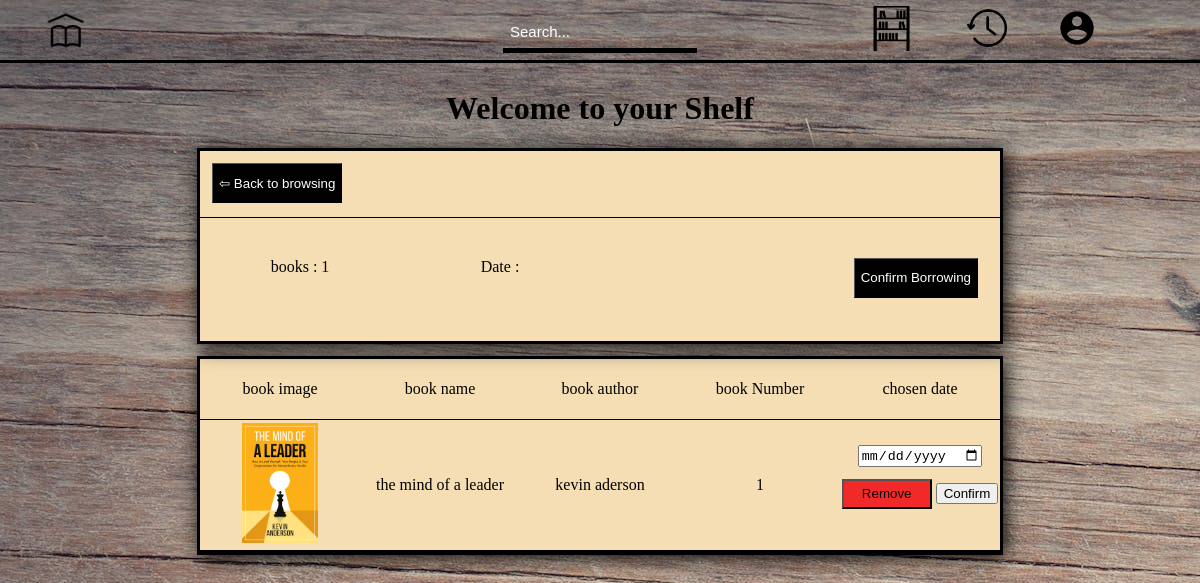
Before: /pages/myshelf/ (signed in) with the older database file.
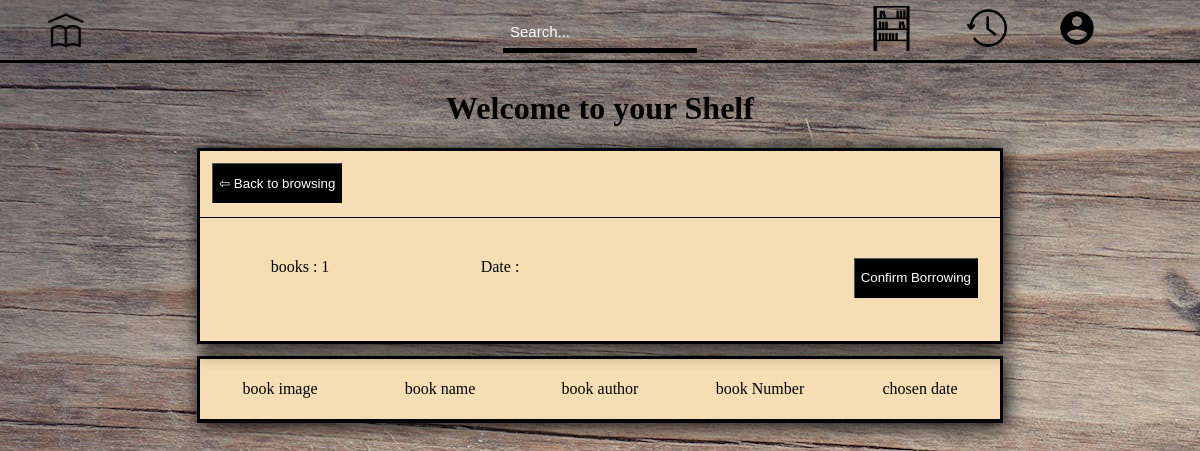
After: the same page with the newer database file.
### library/models.py (models this page shows, shortened)
class EmpruntItem(models.Model):
  book = models.ForeignKey(Book, on_delete=models.SET_NULL, blank=True, null=True)
  emprunt = models.ForeignKey(Emprunt, on_delete=models.SET_NULL, blank=True, null=True)
  date_added = models.DateTimeField(auto_now_add=True)
  quantity = models.IntegerField(default=0, null=True, blank=True)

class Book(models.Model):
  title = models.CharField(max_length=30, null=True)
  author = models.CharField(max_length=30, null=True)
  category = models.CharField(max_length=30, null=True)
  ISBN = models.CharField(max_length=30, null=True)
  status = models.CharField(max_length=30, null=True)
  image = models.ImageField(null=True, blank=True)
  @property
  def imageURL(self):
    try:
        url = self.image.url
    except:
        url = ''
    return url

### library/views.py (the view)
# urls.py: path('myshelf/',views.shelf, name='myshelf'),
@login_required(login_url='login')
def shelf(request):
    if request.user.is_authenticated:
        customer = request.user.customer
        emprunt, created = Emprunt.objects.get_or_create(customer=customer, complete=False)
        items = emprunt.empruntitem_set.all()
    else:
        items =[]
        emprunt = {'addy': False}
    context = {'items':items, 'emprunt': emprunt}
    return render(request,'library/html/myshelf.html', context)

### library/templates/library/html/myshelf.html (shortened to what this page needs)
<!DOCTYPE html>
<html lang="en">
<head>
  {% load static%}
    <link rel="stylesheet" href="{% static 'css/myshelf.css'%}">
    <link rel="stylesheet" href="{% static 'css/home.css'%}">
</head>
<body>
  <div class="header">
    <div class="homebutton">
      <div class="homebutton2"><a class="try"  href="{% url 'home'%}"><img class="home-image" src="{% static 'images/home.png' %}" alt=""></a></div>
    </div>
    <div class="headersearch">
      <input class="headerinput" placeholder="Search..." type="text" name="" id="">
    </div>
    <div class="headeritems">
      <div class="headeritemelement"><a class="try" href="{% url 'myshelf' %}"><img class="shelf-image" src="{% static 'images/shelf.jpeg'%}" alt=""></a></div>
      <div class="headeritemelement"><a class="try" href="{% url 'history' %}"><img class="history-image" src="{% static 'images/history.png' %}" alt=""></a></div>
      <div class="headeritemelement"><a class="try" href="{% url 'account' %}"><img class="account-image" src="{% static 'images/account.png' %}" alt=""></a></div>
    </div>
  </div>
  <div class="upper-part">
    <h1> Welcome to your Shelf</h1>
  </div>
  <div class="the-shelf-content">
    <div class="container-1">
      <div class="wherethereturnis">
        <a href="{% url 'home' %}"><button class="back-to-browsing-button">⇦ Back to browsing</button></a>
      </div>
      <div class="wherethebooksare">
        <div class="state">books : 1 </div>
        <div class="state">Date : </div>
        <div class="state"><a href="{% url 'confirmation' %}"><button onclick="
          clearshelf();
        " class="confirm-button clear-shelf">Confirm Borrowing</button></a></div>
      </div>
    </div>
    <div class="container-2">
      <div class="container-2-elements">
        <div>book image</div>
        <div>book name</div>
        <div>book author</div>
        <div>book Number</div>
        <div>chosen date</div>
      </div>
      <div class="container-items">
        {% for item in items %}
        <div class="container-2-placement itemstoempty">
          <div><img class="check-img" src="{{item.book.imageURL}}" alt=""></div>
          <div>{{item.book.title}}</div>
          <div>{{item.book.author}}</div>
          <div>{{item.quantity}}</div>
          <div class="test">
            <input type="date" name="" id="">
            <button data-book="{{item.book.id}}" data-action="remove" class="Remove-button remove-shelf">Remove</button>
            <button data-book="{{item.book.id}}" data-action="Confirm" class="history-confirm">Confirm</button>
          </div>
        </div>
        {% endfor %}
      </div>
    </div>
  </div>
</body>
</html>

Changed rows visible on the page:
removed EmpruntItem: book.imageURL (picture), book "the mind of a leader", book.author "kevin aderson", quantity "1"
